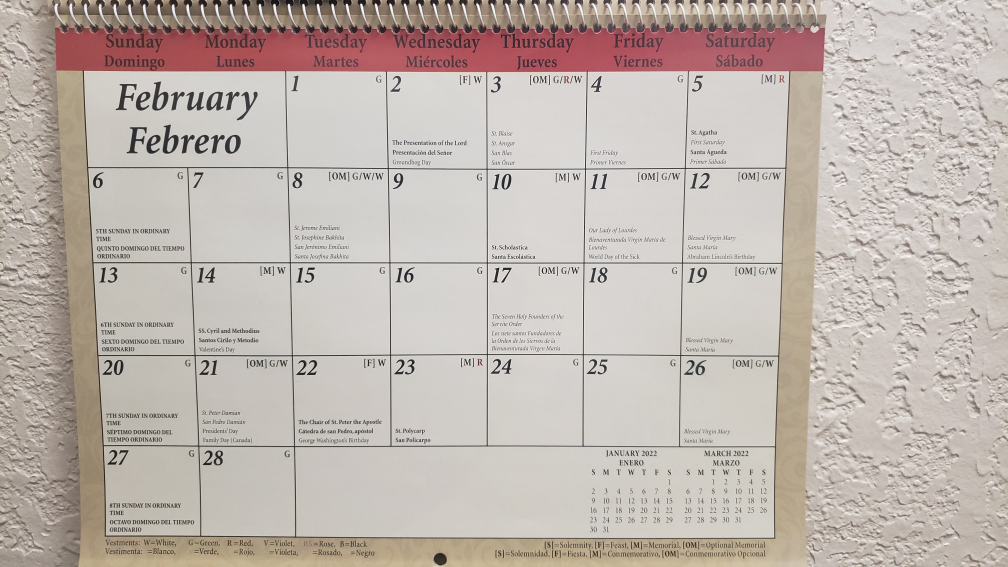
#> input picture backend/test3.jpg, 4032 x 2268 px (shown at 1/4 size)
$ python OCR2.py
#> lines starting #> are read from the running program, lines starting #| are printed output that depends on the picture
#

import cv2
from pytesseract import pytesseract, Output
from sklearn.cluster import KMeans
import numpy as np
import os
from imutils import contours


# changed all of the '\' to '/' in the names
# make this wherever you have tessreact stored
tesseractDir = "C:/Users/nistp/Tesseract-OCR//tesseract.exe"
# pytesseract
pytesseract.tesseract_cmd = tesseractDir


def getRandomColor():
    return (np.random.randint(0, 255), np.random.randint(0, 255), np.random.randint(0, 255))


# Read image and resize it
image = cv2.imread('test3.jpg')
#> image is the input picture: shape (2268, 4032, 3); mean B, G, R 175.3, 181.9, 192.1
width = 1000
height = 700
dim = (width, height)
image = cv2.resize(image, dim, interpolation=cv2.INTER_AREA)
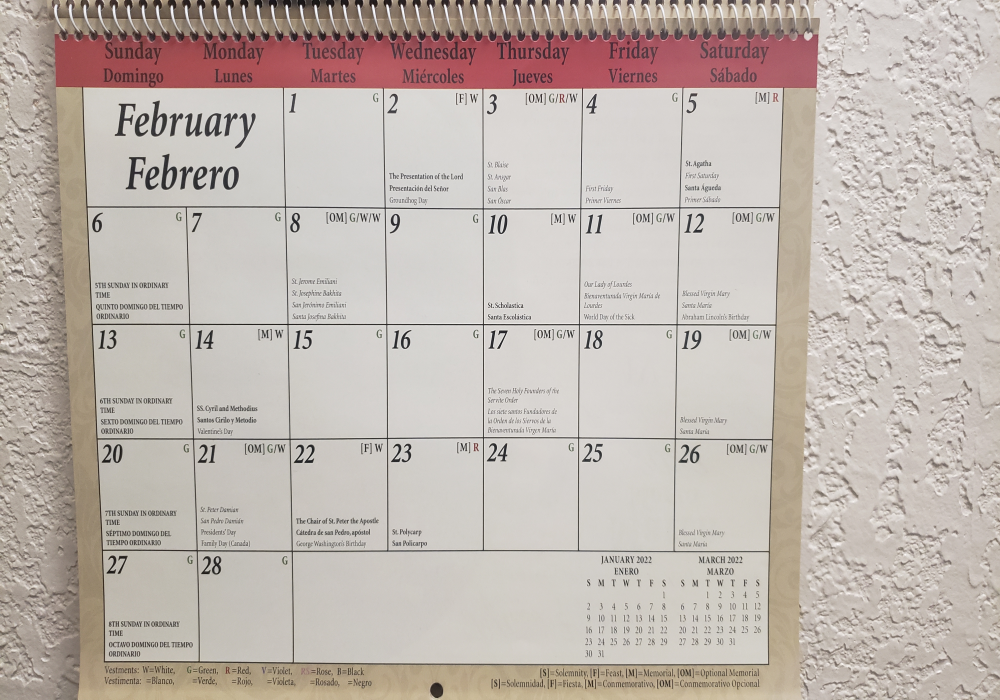
#> image: shape (700, 1000, 3); mean B, G, R 175.3, 181.9, 192.1

tess = image.copy()
tess = cv2.resize(tess, (1080, 1080), interpolation=cv2.INTER_AREA)
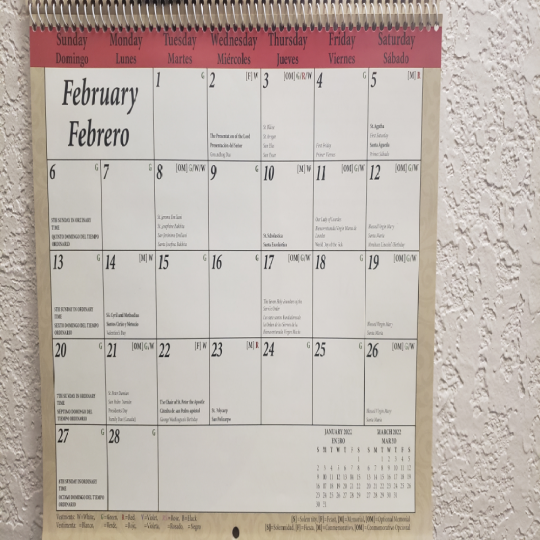
#> tess: shape (1080, 1080, 3) (shown at 1/2 size); mean B, G, R 175.2, 181.8, 192

# GETMONTHNAME--GETMONTHNAME--GETMONTHNAME--GETMONTHNAME--GETMONTHNAME--GETMONTHNAME--GETMONTHNAME--GETMONTHNAME--
# GETMONTHNAME--GETMONTHNAME--GETMONTHNAME--GETMONTHNAME--GETMONTHNAME--GETMONTHNAME--GETMONTHNAME--GETMONTHNAME--
# extract text from image with pytesseract
#> (the run stopped early here; a loop or call above may not have finished)

$ run again, with backend/test1.jpg copied over backend/test3.jpg
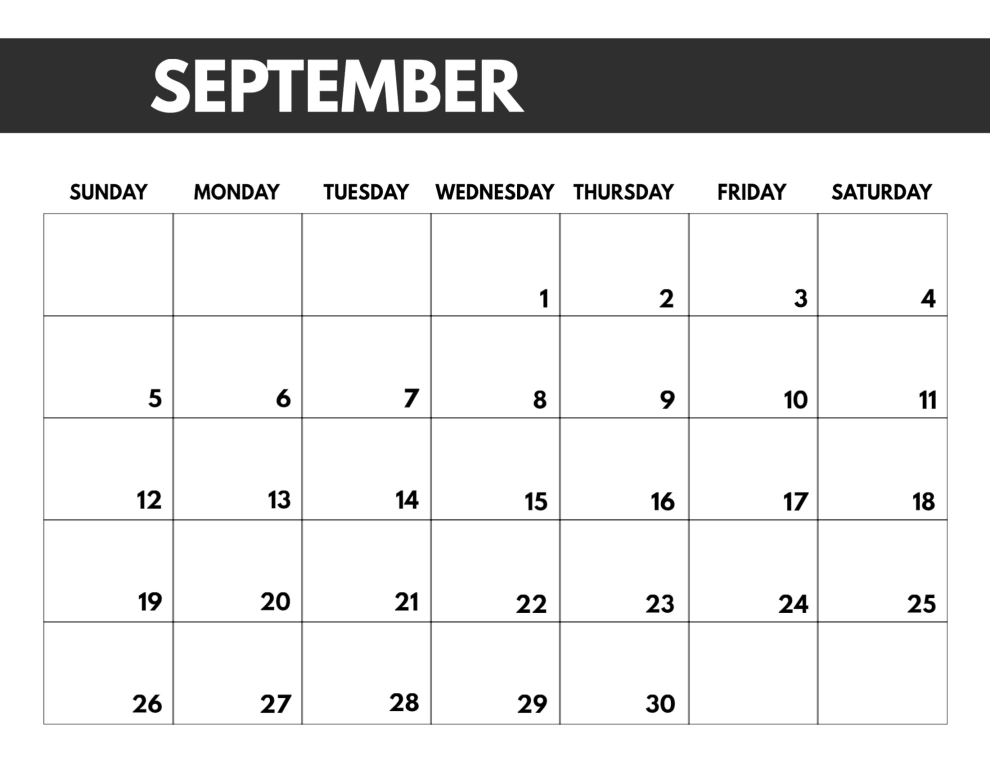
#> input picture backend/test1.jpg, 1980 x 1530 px (shown at 1/2 size)
#> image is the input picture: shape (1530, 1980, 3); min 0, max 255, mean 226.1
#> `image = cv2.resize(image, dim, interpolation=cv2.INTER_AREA)`:
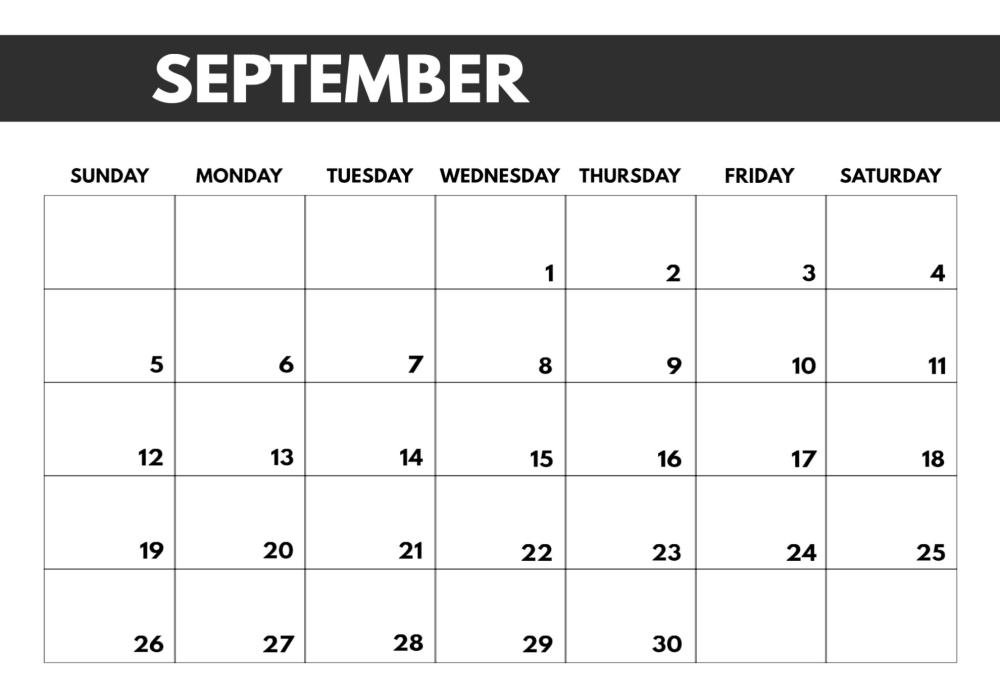
#> image: shape (700, 1000, 3); min 0, max 255, mean 226.1
#> `tess = cv2.resize(tess, (1080, 1080), interpolation=cv2.INTER_AREA)`:
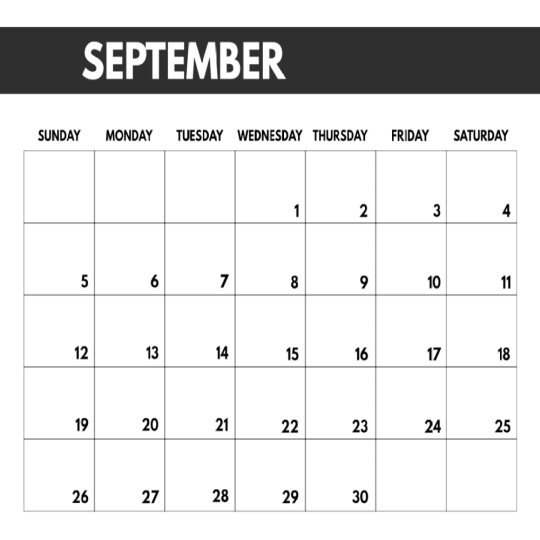
#> tess: shape (1080, 1080, 3) (shown at 1/2 size); min 0, max 255, mean 226.1

$ run again, with backend/test2.jpg copied over backend/test3.jpg
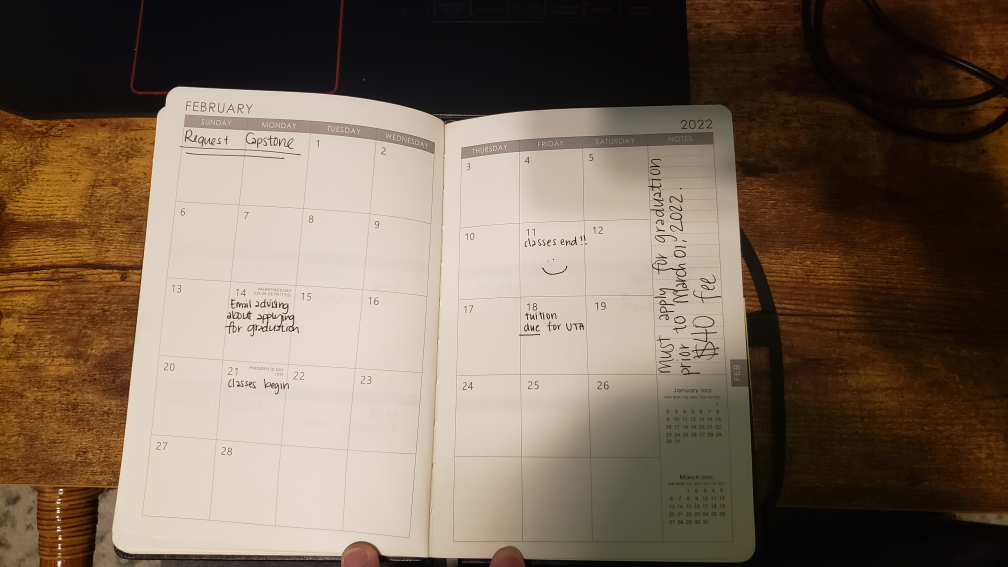
#> input picture backend/test2.jpg, 4032 x 2268 px (shown at 1/4 size)
#> image is the input picture: shape (2268, 4032, 3); mean B, G, R 87.8, 103.7, 120.3
#> `image = cv2.resize(image, dim, interpolation=cv2.INTER_AREA)`:
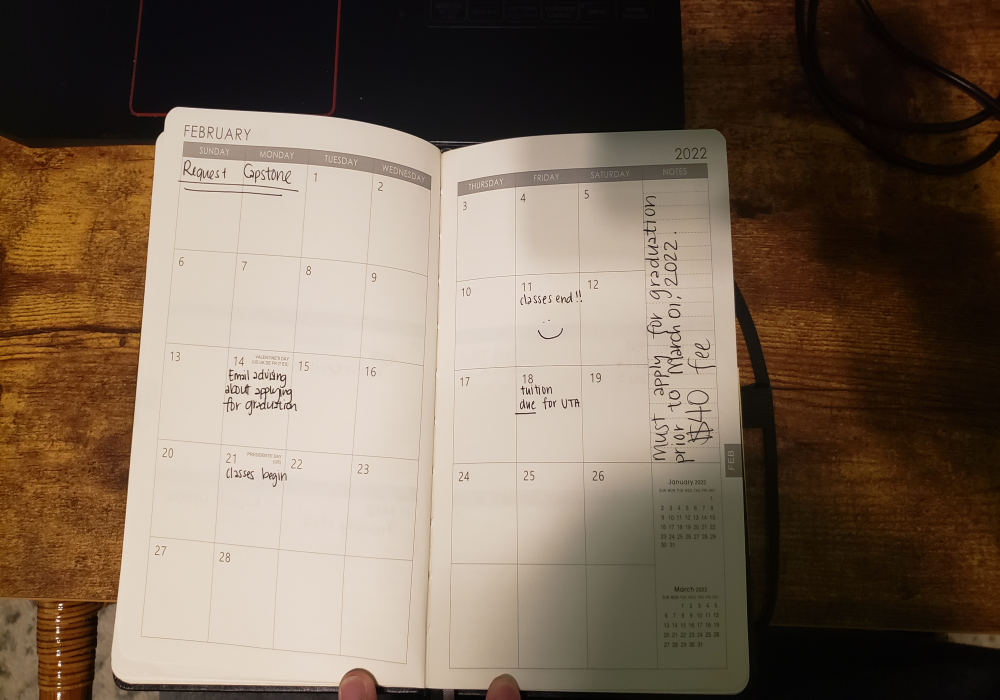
#> image: shape (700, 1000, 3); mean B, G, R 87.8, 103.7, 120.3
#> `tess = cv2.resize(tess, (1080, 1080), interpolation=cv2.INTER_AREA)`:
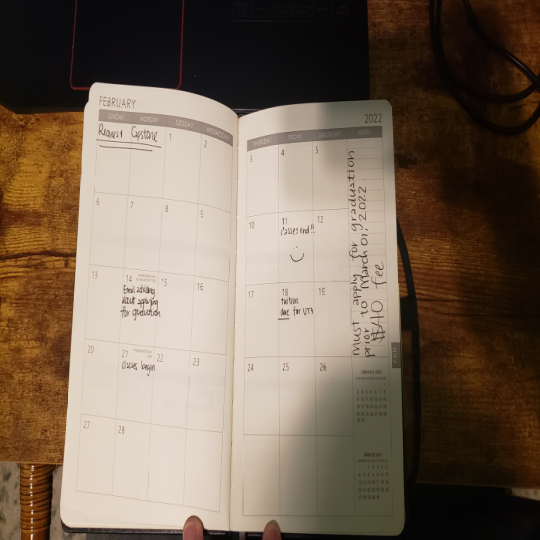
#> tess: shape (1080, 1080, 3) (shown at 1/2 size); mean B, G, R 87.8, 103.6, 120.2

$ run again, with backend/test4.jpg copied over backend/test3.jpg
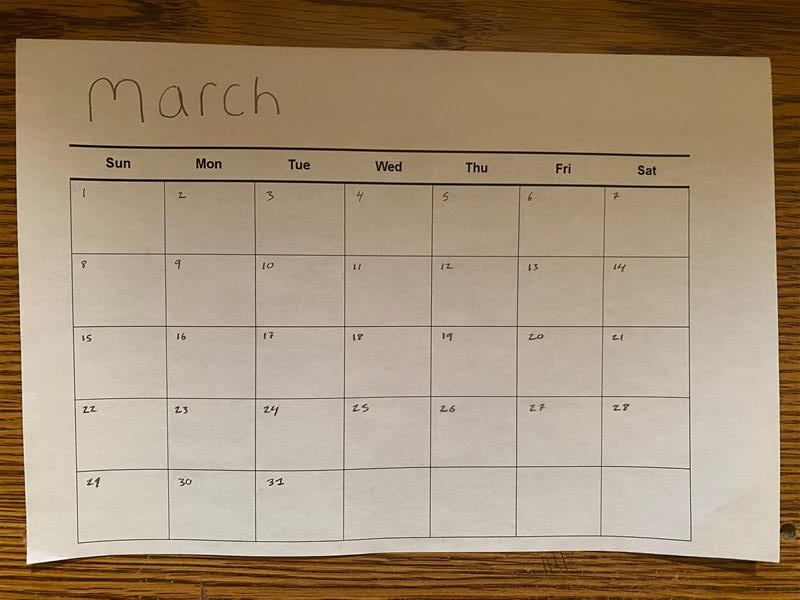
#> input picture backend/test4.jpg, 800 x 600 px
#> image is the input picture: shape (600, 800, 3); mean B, G, R 118.4, 142.8, 162.9
#> `image = cv2.resize(image, dim, interpolation=cv2.INTER_AREA)`:
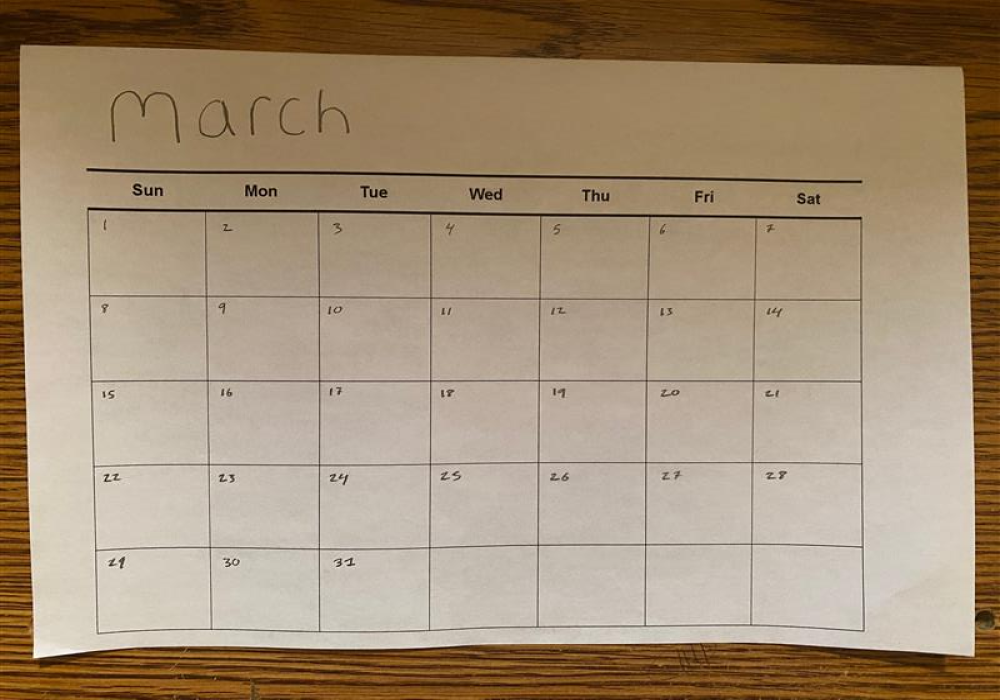
#> image: shape (700, 1000, 3); mean B, G, R 118.4, 142.8, 162.8
#> `tess = cv2.resize(tess, (1080, 1080), interpolation=cv2.INTER_AREA)`:
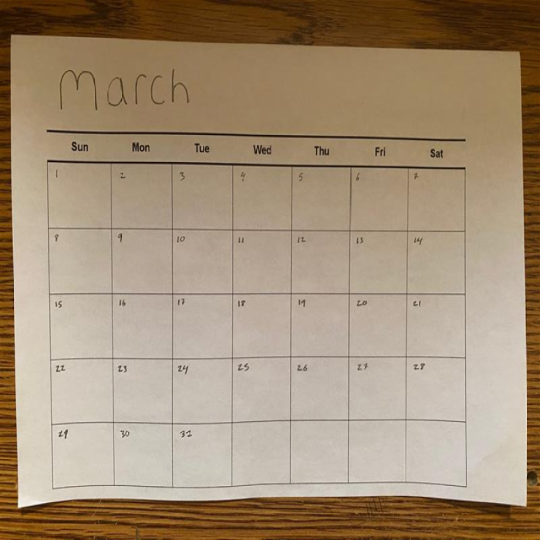
#> tess: shape (1080, 1080, 3) (shown at 1/2 size); mean B, G, R 118.4, 142.7, 162.8
